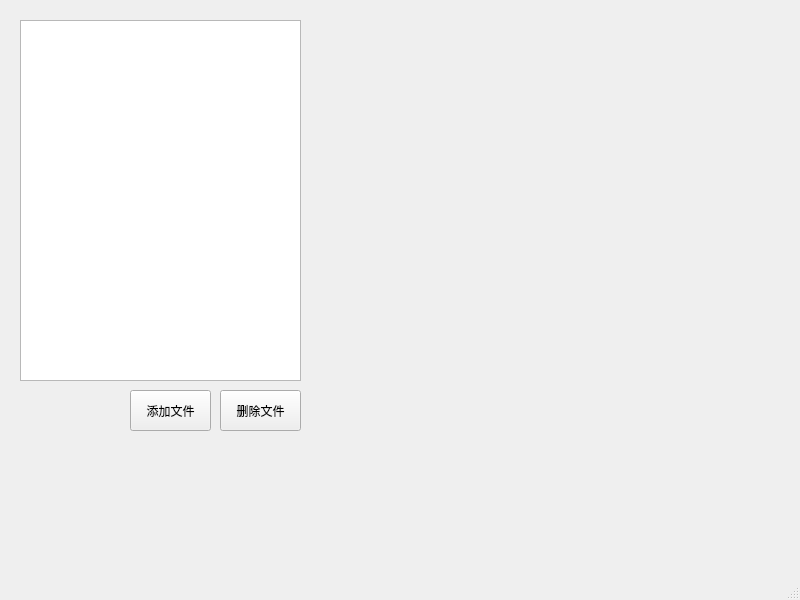
<?xml version="1.0" encoding="UTF-8"?>
<ui version="4.0">
 <class>MainWindow</class>
 <widget class="QMainWindow" name="MainWindow">
  <property name="geometry">
   <rect>
    <x>0</x>
    <y>0</y>
    <width>800</width>
    <height>600</height>
   </rect>
  </property>
  <property name="windowTitle">
   <string>MainWindow</string>
  </property>
  <widget class="QWidget" name="centralwidget">
   <widget class="QPushButton" name="open_files">
    <property name="geometry">
     <rect>
      <x>130</x>
      <y>390</y>
      <width>81</width>
      <height>41</height>
     </rect>
    </property>
    <property name="text">
     <string>添加文件</string>
    </property>
   </widget>
   <widget class="QListView" name="files_list">
    <property name="geometry">
     <rect>
      <x>20</x>
      <y>20</y>
      <width>281</width>
      <height>361</height>
     </rect>
    </property>
   </widget>
   <widget class="QPushButton" name="remove_files">
    <property name="geometry">
     <rect>
      <x>220</x>
      <y>390</y>
      <width>81</width>
      <height>41</height>
     </rect>
    </property>
    <property name="text">
     <string>删除文件</string>
    </property>
   </widget>
  </widget>
  <widget class="QMenuBar" name="menubar">
   <property name="geometry">
    <rect>
     <x>0</x>
     <y>0</y>
     <width>800</width>
     <height>23</height>
    </rect>
   </property>
  </widget>
  <widget class="QStatusBar" name="statusbar"/>
 </widget>
 <resources/>
 <connections/>
</ui>
